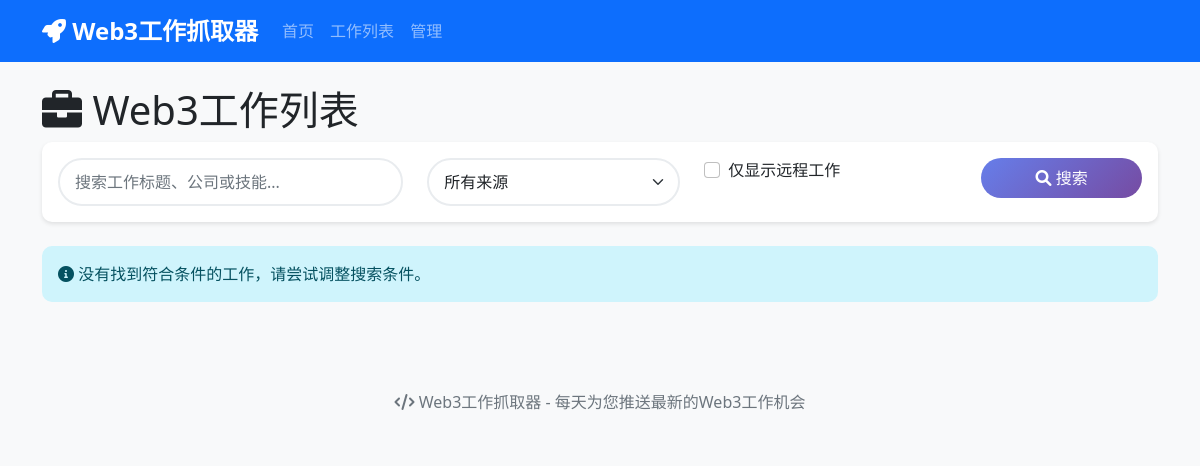
/jobs?page=2, run on an earlier commit of the app's database.
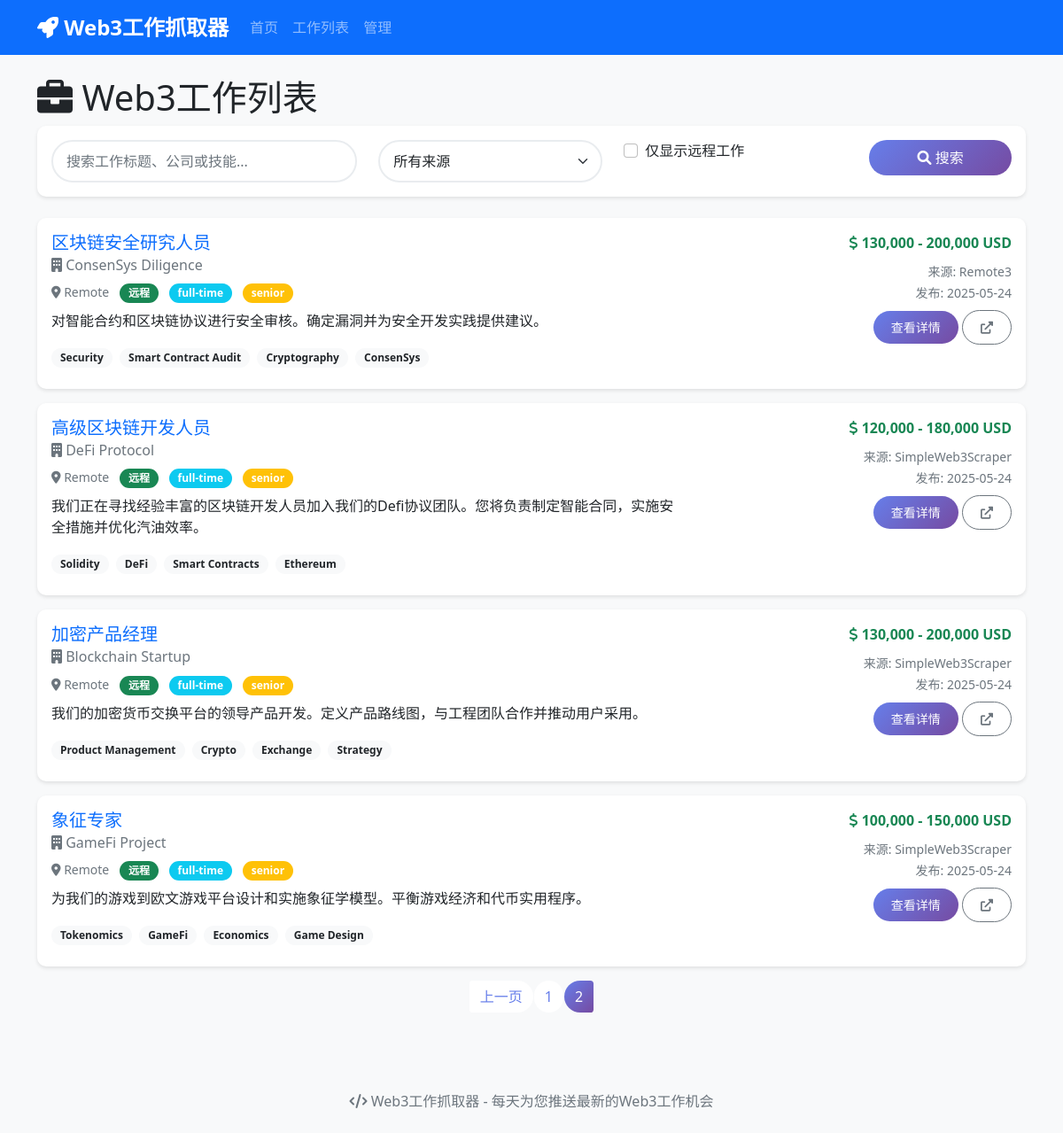
And on a later commit of the database.
### app/models/job.py (models this page shows, shortened)
class Job(Base):
    __tablename__ = "jobs"
    id = Column(Integer, primary_key=True, index=True)
    title = Column(String(255), nullable=False)
    title_zh = Column(String(255))  # 中文标题
    company = Column(String(255), nullable=False)
    location = Column(String(255))
    remote = Column(Boolean, default=False)
    salary_min = Column(Float)
    salary_max = Column(Float)
    currency = Column(String(10), default="USD")
    description = Column(Text)
    description_zh = Column(Text)  # 中文描述
    requirements = Column(Text)
    requirements_zh = Column(Text)  # 中文要求
    url = Column(String(500), unique=True, nullable=False)
    source_website = Column(String(100), nullable=False)
    job_type = Column(String(50))  # full-time, part-time, contract
    experience_level = Column(String(50))  # junior, mid, senior
    tags = Column(String(500))  # 技能标签，逗号分隔
    posted_date = Column(DateTime)
    scraped_date = Column(DateTime, default=func.now())
    is_active = Column(Boolean, default=True)
    is_translated = Column(Boolean, default=False)

### app/main.py (the view)
@app.get("/jobs", response_class=HTMLResponse)
async def jobs_page(
    request: Request,
    page: int = 1,
    search: Optional[str] = None,
    remote_only: bool = False,
    source: Optional[str] = None,
    db: Session = Depends(get_db)
):
    job_service = JobService(db)
    query = db.query(Job).filter(Job.is_active == True)
    if search:
        query = query.filter(
            Job.title.contains(search) |
            Job.title_zh.contains(search) |
            Job.company.contains(search) |
            Job.tags.contains(search)
        )
    if remote_only:
        query = query.filter(Job.remote == True)
    if source:
        query = query.filter(Job.source_website == source)
    per_page = 20
    offset = (page - 1) * per_page
    jobs = query.order_by(Job.scraped_date.desc()).offset(offset).limit(per_page).all()
    total_jobs = query.count()
    total_pages = (total_jobs + per_page - 1) // per_page
    return templates.TemplateResponse("jobs.html", {
        "request": request,
        "jobs": jobs,
        "current_page": page,
        "total_pages": total_pages,
        "search": search,
        "remote_only": remote_only,
        "source": source
    })

### app/templates/jobs.html (shortened to what this page needs)
{% extends "base.html" %}
{% block content %}
<div class="row">
    <div class="col-12">
        <h1><i class="fas fa-briefcase"></i> Web3工作列表</h1>
        <div class="card mb-4">
            <div class="card-body">
                <form method="get" action="/jobs">
                    <div class="row">
                        <div class="col-md-4">
                            <input type="text" class="form-control" name="search"
                                   placeholder="搜索工作标题、公司或技能..."
                                   value="{{ search if search else '' }}">
                        </div>
                        <div class="col-md-3">
                            <select class="form-select" name="source">
                                <option value="">所有来源</option>
                            </select>
                        </div>
                        <div class="col-md-3">
                            <div class="form-check">
                                <input class="form-check-input" type="checkbox" name="remote_only"
                                       {% if remote_only %}checked{% endif %}>
                                <label class="form-check-label">
                                    仅显示远程工作
                                </label>
                            </div>
                        </div>
                        <div class="col-md-2">
                            <button type="submit" class="btn btn-primary w-100">
                                <i class="fas fa-search"></i> 搜索
                            </button>
                        </div>
                    </div>
                </form>
            </div>
        </div>
        {% if jobs %}
        <div class="row">
            {% for job in jobs %}
            <div class="col-12 mb-3">
                <div class="card">
                    <div class="card-body">
                        <div class="row">
                            <div class="col-md-8">
                                <h5 class="card-title">
                                    <a href="/job/{{ job.id }}" class="text-decoration-none">
                                        {{ job.title_zh if job.title_zh else job.title }}
                                    </a>
                                </h5>
                                <h6 class="card-subtitle mb-2 text-muted">
                                    <i class="fas fa-building"></i> {{ job.company }}
                                </h6>
                                <div class="mb-2">
                                    <small class="text-muted">
                                        <i class="fas fa-map-marker-alt"></i> {{ job.location }}
                                        {% if job.remote %}
                                        <span class="badge bg-success ms-2">远程</span>
                                        {% endif %}
                                        {% if job.job_type %}
                                        <span class="badge bg-info ms-2">{{ job.job_type }}</span>
                                        {% endif %}
                                        {% if job.experience_level %}
                                        <span class="badge bg-warning ms-2">{{ job.experience_level }}</span>
                                        {% endif %}
                                    </small>
                                </div>
                                {% if job.description_zh or job.description %}
                                <p class="card-text">
                                    {{ (job.description_zh if job.description_zh else job.description)[:200] }}
                                </p>
                                {% endif %}
                                {% if job.tags %}
                                <div class="mb-2">
                                    {% for tag in job.tags.split(',')[:5] %}
                                    <span class="badge bg-light text-dark me-1">{{ tag.strip() }}</span>
                                    {% endfor %}
                                </div>
                                {% endif %}
                            </div>
                            <div class="col-md-4 text-end">
                                {% if job.salary_min or job.salary_max %}
                                <div class="mb-2">
                                    <strong class="text-success">
                                        <i class="fas fa-dollar-sign"></i>
                                        {% if job.salary_min and job.salary_max %}
                                        {{ "{:,.0f}".format(job.salary_min) }} - {{ "{:,.0f}".format(job.salary_max) }}
                                        {% elif job.salary_min %}
                                        {{ "{:,.0f}".format(job.salary_min) }}+
                                        {% elif job.salary_max %}
                                        最高 {{ "{:,.0f}".format(job.salary_max) }}
                                        {% endif %}
                                        {{ job.currency }}
                                    </strong>
                                </div>
                                {% endif %}
                                <div class="mb-2">
                                    <small class="text-muted">
                                        来源: {{ job.source_website }}<br>
                                        发布: {{ job.scraped_date.strftime('%Y-%m-%d') }}
                                    </small>
                                </div>
                                <div>
                                    <a href="/job/{{ job.id }}" class="btn btn-primary btn-sm">查看详情</a>
                                    <a href="{{ job.url }}" target="_blank" class="btn btn-outline-secondary btn-sm">
                                        <i class="fas fa-external-link-alt"></i>
                                    </a>
                                </div>
                            </div>
                        </div>
                    </div>
                </div>
            </div>
            {% endfor %}
        </div>
        {% if total_pages > 1 %}
        <nav aria-label="工作列表分页">
            <ul class="pagination justify-content-center">
                {% if current_page > 1 %}
                <li class="page-item">
                    <a class="page-link" href="?page={{ current_page - 1 }}{% if search %}&search={{ search }}{% endif %}{% if remote_only %}&remote_only=on{% endif %}{% if source %}&source={{ source }}{% endif %}">上一页</a>
                </li>
                {% endif %}
                {% for page_num in range(1, total_pages + 1) %}
                {% if page_num == current_page %}
                <li class="page-item active">
                    <span class="page-link">{{ page_num }}</span>
                </li>
                {% elif page_num <= 3 or page_num > total_pages - 3 or (page_num >= current_page - 2 and page_num <= current_page + 2) %}
                <li class="page-item">
                    <a class="page-link" href="?page={{ page_num }}{% if search %}&search={{ search }}{% endif %}{% if remote_only %}&remote_only=on{% endif %}{% if source %}&source={{ source }}{% endif %}">{{ page_num }}</a>
                </li>
                {% elif page_num == 4 or page_num == total_pages - 3 %}
                <li class="page-item disabled">
                    <span class="page-link">...</span>
                </li>
                {% endif %}
                {% endfor %}
            </ul>
        </nav>
        {% endif %}
        {% else %}
        <div class="alert alert-info">
            <i class="fas fa-info-circle"></i> 没有找到符合条件的工作，请尝试调整搜索条件。
        </div>
        {% endif %}
    </div>
</div>
{% endblock %}

### app/templates/base.html (shortened to what this page needs)
<!DOCTYPE html>
<html lang="zh-CN">
<head>
    <link href="https://cdn.jsdelivr.net/npm/bootstrap@5.1.3/dist/css/bootstrap.min.css" rel="stylesheet">
    <link href="https://cdnjs.cloudflare.com/ajax/libs/font-awesome/6.0.0/css/all.min.css" rel="stylesheet">
    <link href="/static/css/style.css" rel="stylesheet">
</head>
<body>
    <nav class="navbar navbar-expand-lg navbar-dark bg-primary">
        <div class="container">
            <a class="navbar-brand" href="/">
                <i class="fas fa-rocket"></i> Web3工作抓取器
            </a>
            <div class="collapse navbar-collapse" id="navbarNav">
                <ul class="navbar-nav me-auto">
                    <li class="nav-item">
                        <a class="nav-link" href="/">首页</a>
                    </li>
                    <li class="nav-item">
                        <a class="nav-link" href="/jobs">工作列表</a>
                    </li>
                    <li class="nav-item">
                        <a class="nav-link" href="/admin">管理</a>
                    </li>
                </ul>
            </div>
        </div>
    </nav>
    <main class="container mt-4">
        {% block content %}{% endblock %}
    </main>
    <footer class="bg-light mt-5 py-4">
        <div class="container text-center">
            <p class="text-muted mb-0">
                <i class="fas fa-code"></i> Web3工作抓取器 - 每天为您推送最新的Web3工作机会
            </p>
        </div>
    </footer>
</body>
</html>

### app/static/css/style.css (style rules this page uses)
:root { --primary-color: #667eea; --secondary-color: #764ba2; --success-color: #4CAF50; --info-color: #2196F3; --warning-color: #FF9800; --danger-color: #f44336; }
body { font-family: 'Segoe UI', Tahoma, Geneva, Verdana, sans-serif; background-color: #f8f9fa; }
.navbar-brand { font-weight: bold; font-size: 1.5rem; }
.card { border: none; border-radius: 10px; box-shadow: 0 2px 4px rgba(0, 0, 0, 0.1); transition: transform 0.2s ease-in-out, box-shadow 0.2s ease-in-out; }
.btn { border-radius: 25px; padding: 8px 20px; font-weight: 500; transition: all 0.3s ease; }
.btn-primary { background: linear-gradient(135deg, var(--primary-color), var(--secondary-color)); border: none; }
.badge { border-radius: 15px; padding: 5px 10px; font-size: 0.75rem; }
.pagination .page-link { border-radius: 20px; margin: 0 2px; border: none; color: var(--primary-color); }
.pagination .page-item.active .page-link { background: linear-gradient(135deg, var(--primary-color), var(--secondary-color)); border: none; }
.card { animation: fadeIn 0.5s ease-out; }
.form-control, .form-select { border-radius: 25px; border: 2px solid #e9ecef; padding: 10px 15px; transition: border-color 0.3s ease; }

What changed in the data, as far as the page shows it:
added Job: title_zh "区块链安全研究人员", company "ConsenSys Diligence", location "Remote", remote "远程", job_type "full-time", experience_level "senior", description_zh "对智能合约和区块链协议进行安全审核。确定漏洞并为安全开发实践提供建议。", strip "Security" "Smart Contract Audit" "Cryptography" "ConsenSys", salary_min "130,000", salary_max "200,000", currency "USD", source_website "Remote3", scraped_date "2025-05-24"
now on this page (row edited): Job: title_zh "高级区块链开发人员", company "DeFi Protocol", location "Remote", remote "远程", job_type "full-time", experience_level "senior", description_zh "我们正在寻找经验丰富的区块链开发人员加入我们的Defi协议团队。您将负责制定智能合同，实施安全措施并优化汽油效率。", strip "Solidity" "DeFi" "Smart Contracts" "Ethereum", salary_min "120,000", salary_max "180,000", currency "USD", source_website "SimpleWeb3Scraper", scraped_date "2025-05-24"
now on this page (row edited): Job: title_zh "加密产品经理", company "Blockchain Startup", location "Remote", remote "远程", job_type "full-time", experience_level "senior", description_zh "我们的加密货币交换平台的领导产品开发。定义产品路线图，与工程团队合作并推动用户采用。", strip "Product Management" "Crypto" "Exchange" "Strategy", salary_min "130,000", salary_max "200,000", currency "USD", source_website "SimpleWeb3Scraper", scraped_date "2025-05-24"
now on this page (row edited): Job: title_zh "象征专家", company "GameFi Project", location "Remote", remote "远程", job_type "full-time", experience_level "senior", description_zh "为我们的游戏到欧文游戏平台设计和实施象征学模型。平衡游戏经济和代币实用程序。", strip "Tokenomics" "GameFi" "Economics" "Game Design", salary_min "100,000", salary_max "150,000", currency "USD", source_website "SimpleWeb3Scraper", scraped_date "2025-05-24"
Also different on the page:
text no longer shown: "没有找到符合条件的工作，请尝试调整搜索条件。"
text now shown: "上一页"
new list line: "1"
new list line: "2"
